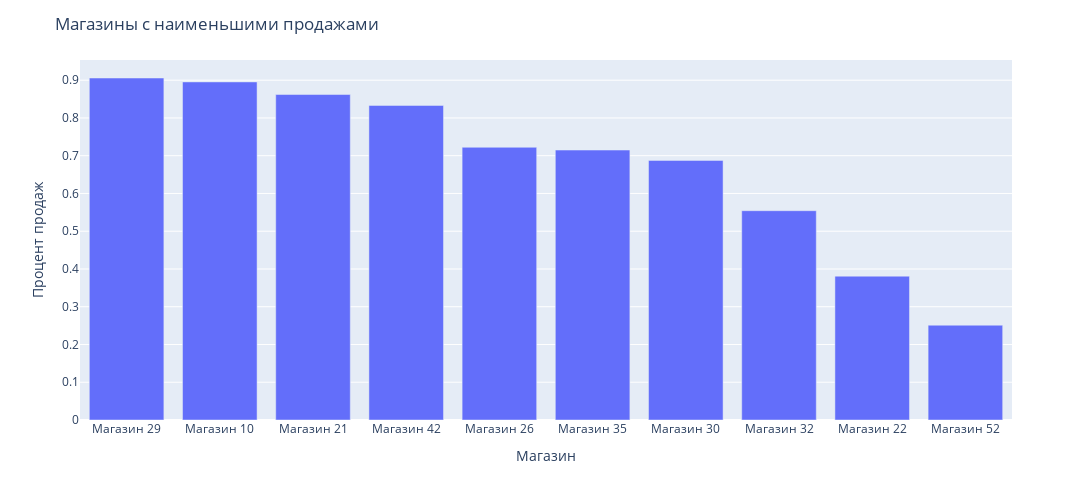

Notebook code cell kept with this figure:
### Code cell
fig = px.bar(stores_count.tail(10), 
             x='store', 
             y='sales_percentage',
             labels={'store':'Магазин', 'sales_percentage': 'Процент продаж'},
             height=500,
             width=1200)

fig.update_layout(title_text='Магазины с наименьшими продажами')

fig.show()

display(Image(filename='img/worst_shops.png', width=800))

### Figure 1 — Plotly figure (JSON) as saved in the notebook; plotly's stock layout.template omitted (floating-point values rounded to 4 significant figures)
{"data": [{"alignmentgroup": "True", "hovertemplate": "Магазин=%{x}<br>Процент продаж=%{y}<extra></extra>", "legendgroup": "", "marker": {"color": "#636efa", "pattern": {"shape": ""}}, "name": "", "offsetgroup": "", "orientation": "v", "showlegend": false, "textposition": "auto", "type": "bar", "x": ["Магазин 29", "Магазин 10", "Магазин 21", "Магазин 42", "Магазин 26", "Магазин 35", "Магазин 30", "Магазин 32", "Магазин 22", "Магазин 52"], "xaxis": "x", "y": [0.9058, 0.8954, 0.8621, 0.8332, 0.7223, 0.715, 0.6876, 0.5544, 0.381, 0.2511], "yaxis": "y"}], "layout": {"barmode": "relative", "height": 500, "legend": {"tracegroupgap": 0}, "margin": {"t": 60}, "title": {"text": "Магазины с наименьшими продажами"}, "width": 1200, "xaxis": {"anchor": "y", "domain": [0, 1], "title": {"text": "Магазин"}}, "yaxis": {"anchor": "x", "domain": [0, 1], "title": {"text": "Процент продаж"}}}}
